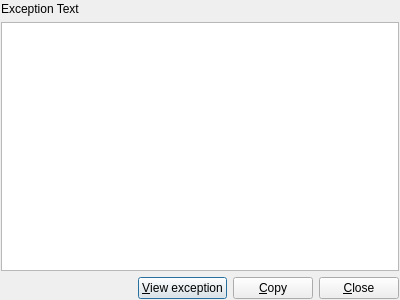
<?xml version="1.0" encoding="UTF-8"?>
<ui version="4.0">
 <class>TracebackDialog</class>
 <widget class="QDialog" name="TracebackDialog">
  <property name="geometry">
   <rect>
    <x>0</x>
    <y>0</y>
    <width>400</width>
    <height>300</height>
   </rect>
  </property>
  <property name="windowTitle">
   <string>Traceback</string>
  </property>
  <layout class="QVBoxLayout" name="verticalLayout">
   <property name="leftMargin">
    <number>1</number>
   </property>
   <property name="topMargin">
    <number>2</number>
   </property>
   <property name="rightMargin">
    <number>1</number>
   </property>
   <property name="bottomMargin">
    <number>1</number>
   </property>
   <item>
    <widget class="QLabel" name="labelTitle">
     <property name="text">
      <string>Exception Text</string>
     </property>
    </widget>
   </item>
   <item>
    <widget class="QPlainTextEdit" name="textStackTrace">
     <property name="sizePolicy">
      <sizepolicy hsizetype="Expanding" vsizetype="Expanding">
       <horstretch>0</horstretch>
       <verstretch>0</verstretch>
      </sizepolicy>
     </property>
     <property name="readOnly">
      <bool>true</bool>
     </property>
    </widget>
   </item>
   <item>
    <layout class="QHBoxLayout" name="horizontalLayout">
     <item>
      <spacer name="horizontalSpacer">
       <property name="orientation">
        <enum>Qt::Horizontal</enum>
       </property>
       <property name="sizeHint" stdset="0">
        <size>
         <width>40</width>
         <height>20</height>
        </size>
       </property>
      </spacer>
     </item>
     <item>
      <widget class="QPushButton" name="pushButton">
       <property name="text">
        <string>&amp;View exception</string>
       </property>
      </widget>
     </item>
     <item>
      <widget class="QPushButton" name="pushCopy">
       <property name="text">
        <string>&amp;Copy</string>
       </property>
       <property name="icon">
        <iconset resource="../../../res.qrc">
         <normaloff>:/actions/resources/actions/edit-copy.png</normaloff>:/actions/resources/actions/edit-copy.png</iconset>
       </property>
      </widget>
     </item>
     <item>
      <widget class="QPushButton" name="pushClose">
       <property name="text">
        <string>&amp;Close</string>
       </property>
       <property name="icon">
        <iconset resource="../../../res.qrc">
         <normaloff>:/actions/resources/actions/process-stop.png</normaloff>:/actions/resources/actions/process-stop.png</iconset>
       </property>
      </widget>
     </item>
    </layout>
   </item>
  </layout>
 </widget>
 <resources>
  <include location="../../../res.qrc"/>
 </resources>
 <connections>
  <connection>
   <sender>pushClose</sender>
   <signal>clicked()</signal>
   <receiver>TracebackDialog</receiver>
   <slot>reject()</slot>
   <hints>
    <hint type="sourcelabel">
     <x>364</x>
     <y>277</y>
    </hint>
    <hint type="destinationlabel">
     <x>244</x>
     <y>290</y>
    </hint>
   </hints>
  </connection>
 </connections>
</ui>
